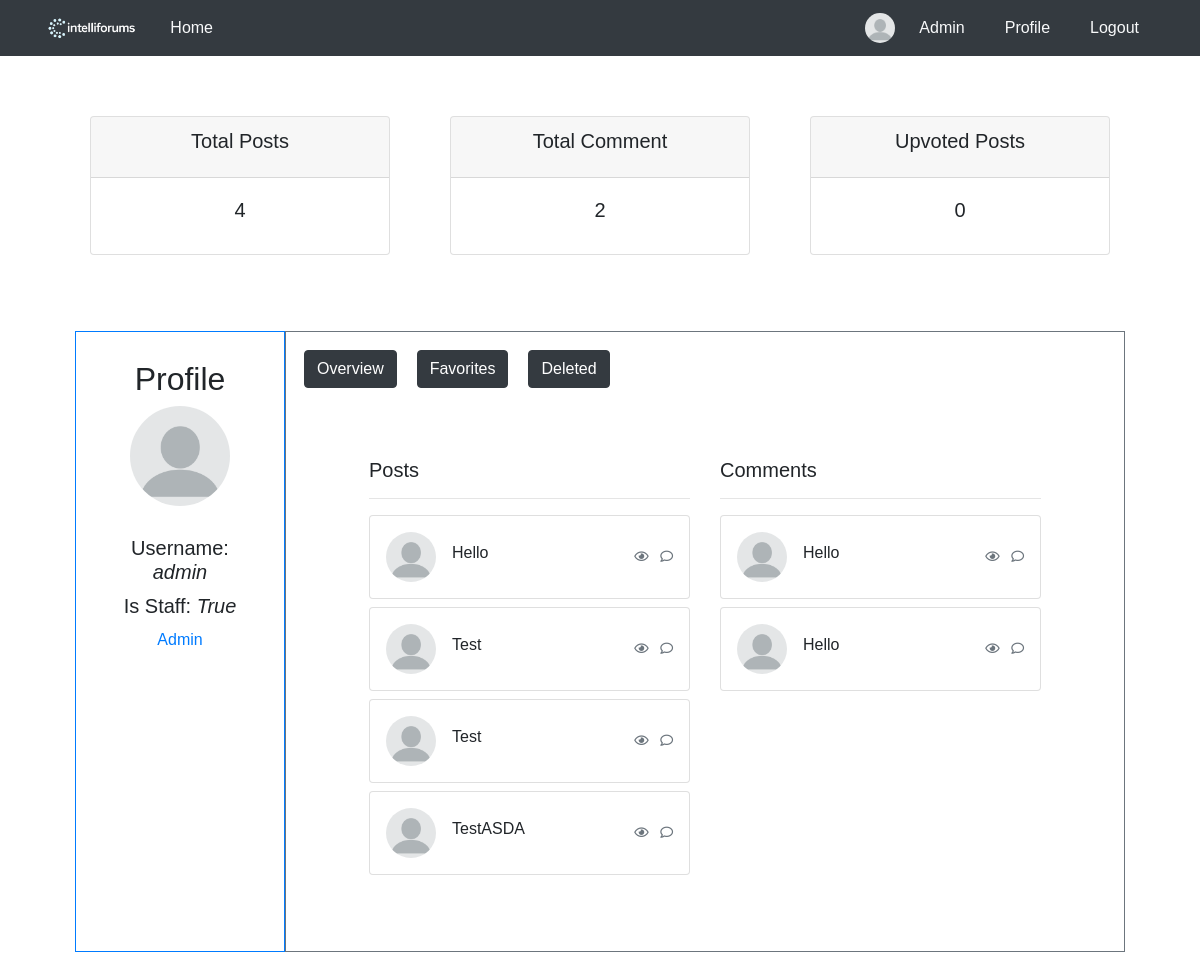
The app's page /profile/ (signed in), older data.
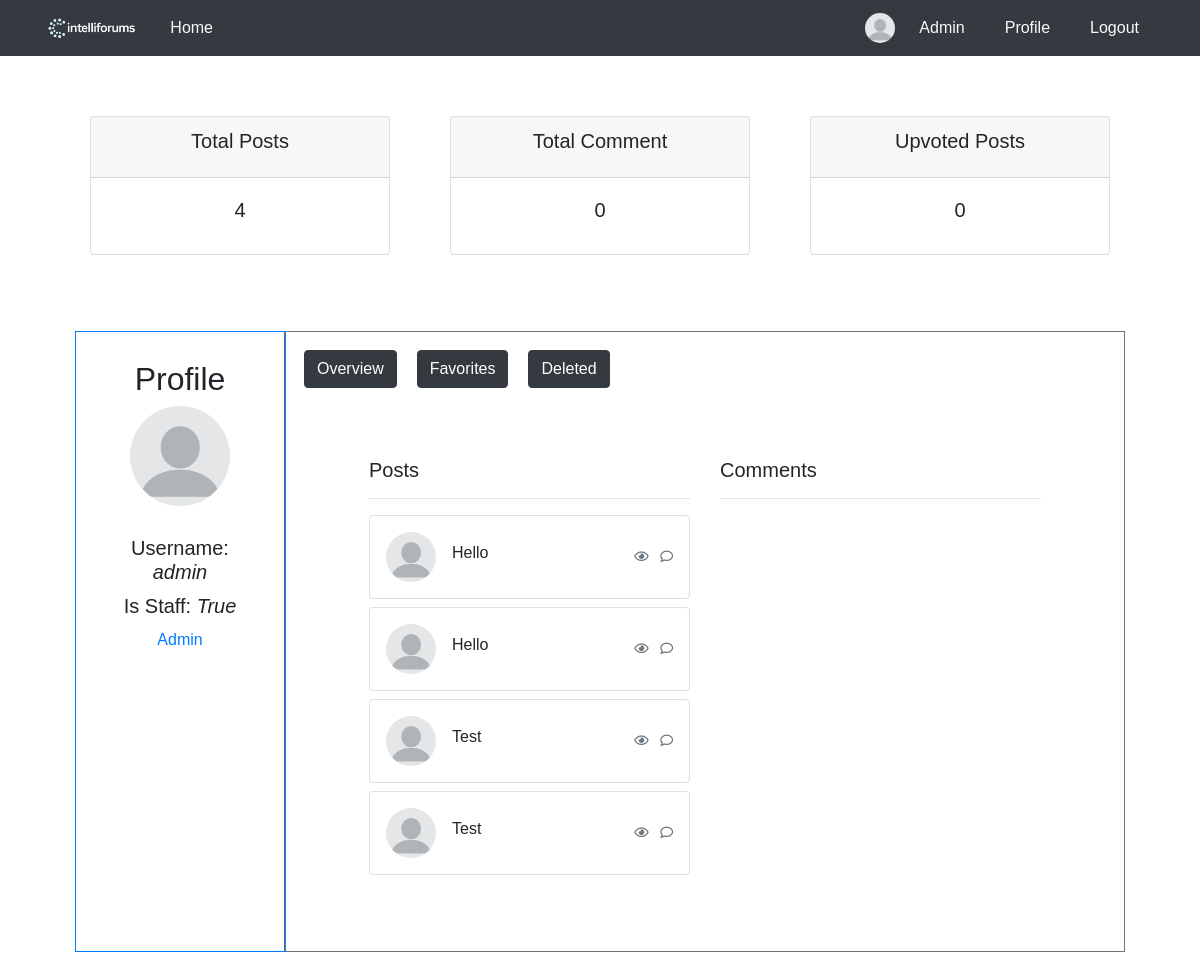
The same page, newer data.
### blog/models.py (models this page shows, shortened)
class UserPost(models.Model):
    post_ref = models.ForeignKey(Post, on_delete=models.CASCADE)
    user_ref = models.ForeignKey(User, on_delete=models.CASCADE)
    is_deleted = models.BooleanField(default=False)

class Post(models.Model):
    user_ref = models.ForeignKey(User, on_delete=models.CASCADE)
    title = models.CharField(max_length=100)
    content = models.TextField(blank=True, null=True)
    created_at = models.DateField(auto_now_add=True)
    image = models.ImageField(upload_to=upload_path, blank=True, null=True)

class User_UserPost(models.Model):
    user_post_ref = models.ForeignKey(UserPost, on_delete=models.CASCADE)
    user_ref = models.ForeignKey(User, on_delete=models.CASCADE)
    class Meta:
        abstract = True

class Comment(User_UserPost):
    content = models.TextField(blank=True, null=True)
    created_at = models.DateTimeField(auto_now_add=True)
    image = models.ImageField(upload_to=upload_path, blank=True, null=True)

### blog/views.py (the view)
# urls.py: path('profile/', views.render_profile, name='profile'),
@login_required(login_url='login')
def render_profile(request):
    user = User.objects.get(id=request.user.id)
    user_posts = UserPost.objects.filter(user_ref__id=request.user.id, is_deleted=False) #use userpost table para ma filter ang isDeleted
    deleted_user_posts = UserPost.objects.filter(user_ref__id=request.user.id, is_deleted=True)
    user_comments = Comment.objects.filter(user_ref__id=request.user.id)
    user_favorites = FavoritePost.objects.filter(user_ref__id=request.user.id, user_post_ref__is_deleted=False)
    return render(request, 'profile.html', {
        'username' : user.username,
        'is_staff' : user.is_staff,
        'picture' : user.picture.url,
        'user_posts' : user_posts,
        'user_comments' : user_comments,
        'user_favorites' : user_favorites,
        'deleted_user_posts': deleted_user_posts,
    })

### blog/templates/profile.html (shortened to what this page needs)
<!DOCTYPE html>
<html lang="en">
<head>
    {% load static %}
    <link rel="stylesheet" href="{% static 'blog/css/profile.css' %}">
</head>
<body>
    {% include 'header.html' %}
        {% include 'Profile/profile_count.html' %}
        <div class="container-fluid">
            <div class="row d-flex">
                <div class="left-column p-2 border border-primary" style="flex: 0 0 20%; max-width: 20%;">
                    <div class="profile-container">
                        <h2>Profile</h2>
                        <img src="{{ picture }}" alt="Profile Picture" class="profile-pic" style="height: 100px;">
                        <div class="profile-info">
                            <h5>Username: <i>{{ username }}</i></h5>
                            <h5>Is Staff: <i>{{ is_staff }}</i></h5>
                            {% if is_staff == True %}
                                <a href="{% url 'adminpanel' %}">Admin</a>
                            {% endif %}
                        </div>
                    </div>
                </div>
                <div class="col p-2 border border-secondary">
                    <div style="display: flex;">
                        <button id="showOverview" class="btn btn-dark" style="margin: 10px;">Overview</button>
                        <button id="showFavorites" class="btn btn-dark" style="margin: 10px;">Favorites</button>
                        <button id="showDeleted" class="btn btn-dark" style="margin: 10px;">Deleted</button>
                    </div>
                    <div id="OverviewDashboard" style="display: block;">
                        {% include 'Profile/profile_dashboard.html' %}
                    </div>
                </div>
            </div>
        </div>
</body>
</html>

### blog/templates/Profile/profile_dashboard.html
<div class="row">
    <div class="col-lg">
        <h5>Posts</h5>
        <hr>
        {% for user_post in user_posts %}
        <div class="card mb-2">
            <div class="card-body p-2 p-sm-3">
                <div class="media forum-item">
                    <a href="#" data-toggle="collapse" data-target=".forum-content"><img src="{{ picture }}" class="mr-3 rounded-circle" width="50" alt="User" /></a>
                    <div class="media-body align-self-center">
                        <h6><a href="#" data-toggle="collapse" data-target=".forum-content" class="text-body">{{ user_post.post_ref.title }}</a></h6>
                    </div>
                    <div class="text-muted small text-center align-self-center">
                        <span class="d-none d-sm-inline-block favorite-views" data-value="{{ user_post.id }}"><i class="far fa-eye"></i></span>
                        <span class="favorite-comments-num" data-value="{{ user_post.id }}"><i class="far fa-comment ml-2"></i></span>
                    </div>
                </div>
            </div>
        </div>
        {% endfor %}
    </div>
    <div class="col-lg">
        <h5>Comments</h5>
        <hr>
        {% for user_comment in user_comments %}
        <div class="card mb-2">
            <div class="card-body p-2 p-sm-3">
                <div class="media forum-item">
                    <a href="#" data-toggle="collapse" data-target=".forum-content"><img src="{{ picture }}" class="mr-3 rounded-circle" width="50" alt="User" /></a>
                    <div class="media-body align-self-center">
                        <h6><a href="#" data-toggle="collapse" data-target=".forum-content" class="text-body">{{ user_comment.content }}</a></h6>
                    </div>
                    <div class="text-muted small text-center align-self-center">
                        <span class="d-none d-sm-inline-block"><i class="far fa-eye"></i></span>
                        <span><i class="far fa-comment ml-2"></i></span>
                    </div>
                </div>
            </div>
        </div>
        {% endfor %}
    </div>
</div>

Row changes from the older to the newer data that the page shows:
removed UserPost: post_ref "TestASDA", {{ user_post.id }} 6 (drawn)
removed Comment: content "Hello"
removed Comment: content "Hello"
now on this page (row edited): UserPost: post_ref "Hello", {{ user_post.id }} 1 (drawn)
Text that changed along with them:
{{ user_comments.count }}: "2" → "0"
